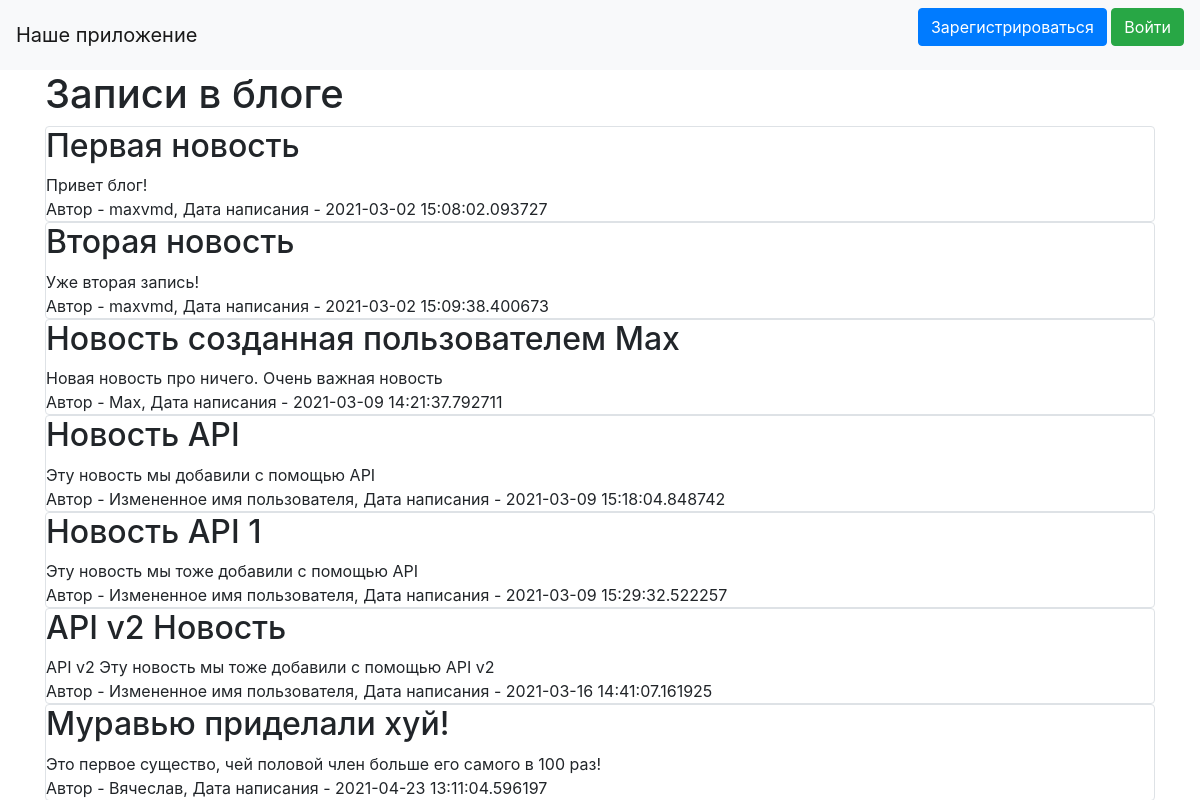
The page / on the database its author committed.
### data/news.py (models this page shows, shortened)
class News(SqlAlchemyBase, SerializerMixin):
    __tablename__ = 'news'
    id = sqlalchemy.Column(sqlalchemy.Integer,
                           primary_key=True, autoincrement=True)
    title = sqlalchemy.Column(sqlalchemy.String, nullable=True)
    content = sqlalchemy.Column(sqlalchemy.String, nullable=True)
    created_date = sqlalchemy.Column(sqlalchemy.DateTime,
                                     default=datetime.datetime.now)
    is_private = sqlalchemy.Column(sqlalchemy.Boolean, default=True)
    is_published = sqlalchemy.Column(sqlalchemy.Boolean, default=True)
    user_id = sqlalchemy.Column(sqlalchemy.Integer,
                                sqlalchemy.ForeignKey("users.id"))
    user = orm.relation('User')

### data/users.py (models this page shows, shortened)
class User(SqlAlchemyBase, UserMixin, SerializerMixin):
    __tablename__ = 'users'
    id = sqlalchemy.Column(sqlalchemy.Integer,
                           primary_key=True, autoincrement=True)
    name = sqlalchemy.Column(sqlalchemy.String, nullable=True)
    about = sqlalchemy.Column(sqlalchemy.String, nullable=True)
    email = sqlalchemy.Column(sqlalchemy.String,
                              index=True, unique=True, nullable=True)
    hashed_password = sqlalchemy.Column(sqlalchemy.String, nullable=True)
    created_date = sqlalchemy.Column(sqlalchemy.DateTime,
                                     default=datetime.datetime.now)
    news = orm.relation("News", back_populates='user')

### main.py (the view)
@app.route("/")
def index():
    db_sess = db_session.create_session()
    if current_user.is_authenticated:
        news = db_sess.query(News).filter(
            (News.user == current_user) | (News.is_private != True))
    else:
        news = db_sess.query(News).filter(News.is_private != True)
    return render_template("index.html", news=news)

### data/db_session.py (called while the page is built)
def create_session() -> Session:
    global __factory
    return __factory()

### templates/index.html (shortened to what this page needs)
{% extends "base.html" %}
{% block content %}
<h1>Записи в блоге</h1>
{% for item in news%}
<div class="col-md6 border rounded">
    <h2>{{item.title}}</h2>
    <div>
        {{item.content}}
    </div>
    <div>
        Автор - {{item.user.name}}, Дата написания - {{item.created_date}}
    </div>
</div>
{% endfor %}
{% endblock %}

### templates/base.html (shortened to what this page needs)
<!doctype html>
<html lang="en">
<head>
    <link rel="stylesheet"
          href="https://stackpath.bootstrapcdn.com/bootstrap/4.4.1/css/bootstrap.min.css"
>
</head>
<body>
<header>
    <nav class="navbar navbar-light bg-light">
        <a class="navbar-brand" href="#">Наше приложение</a>
        {% if current_user.is_authenticated %}
            <a class="navbar-brand" href="/logout">{{ current_user.name }}</a>
        {% else %}
            <p>
                <a class="btn btn-primary " href="/register">Зарегистрироваться</a>
                <a class="btn btn-success" href="/login">Войти</a>
            </p>
        {% endif %}
    </nav>
</header>
<main role="main" class="container">
    {% block content %}{% endblock %}
</main>
</body>
</html>

### rows shown on the page
News: title "Первая новость", content "Привет блог!", user.name "maxvmd", created_date "2021-03-02 15:08:02.093727"
News: title "Вторая новость", content "Уже вторая запись!", user.name "maxvmd", created_date "2021-03-02 15:09:38.400673"
News: title "Новость созданная пользователем Max", content "Новая новость про ничего. Очень важная новость", user.name "Max", created_date "2021-03-09 14:21:37.792711"
News: title "Новость API", content "Эту новость мы добавили с помощью API", user.name "Измененное имя пользователя", created_date "2021-03-09 15:18:04.848742"
News: title "Новость API 1", content "Эту новость мы тоже добавили с помощью API", user.name "Измененное имя пользователя", created_date "2021-03-09 15:29:32.522257"
News: title "API v2 Новость", content "API v2 Эту новость мы тоже добавили с помощью API v2", user.name "Измененное имя пользователя", created_date "2021-03-16 14:41:07.161925"
News: title "Муравью приделали хуй!", content "Это первое существо, чей половой член больше его самого в 100 раз!", user.name "Вячеслав", created_date "2021-04-23 13:11:04.596197"
